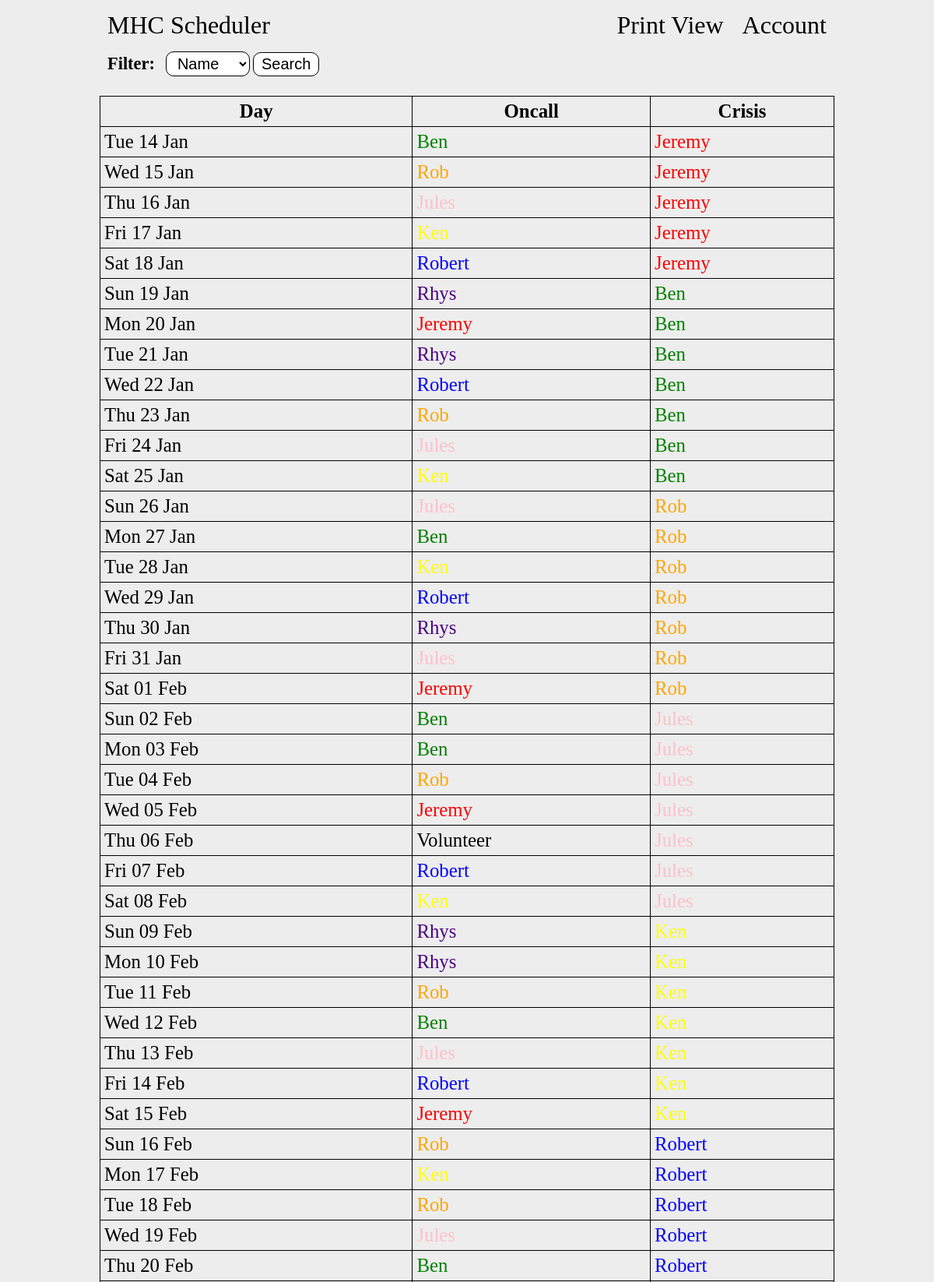
The page / (upper part) on the database its author committed.
### tables this page shows
CREATE TABLE days (id INTEGER NOT NULL, person_id INTEGER NOT NULL, date VARCHAR(255) NOT NULL, crisis_id INTEGER, completed bool, PRIMARY KEY(id), FOREIGN KEY (person_id) REFERENCES people(id));

CREATE TABLE people (id INTEGER NOT NULL, name varchar(255) NOT NULL, admin bool NOT NULL, diff int NOT NULL, password varchar(255), email varchar(255), sessions bit(10), weight INTEGER, end_diff int, color varchar(255), active BOOL, activate_date varchar(255), finish_date varchar(255), PRIMARY KEY (id));

### app.py (the view)
@app.route("/", methods=["GET"])
def index():
    con = sqlite3.connect("main.db")
    con.row_factory = sqlite3.Row
    cur = con.cursor()
    cur.execute("SELECT name, id FROM people;")
    rows = cur.fetchall()
    peopleData = [dict(row) for row in rows]
    if request.args.get('person'):
        person = request.args.get('person') # Filter days so that only the selected person shows
        cur.execute("SELECT days.date, p1.id AS oncallId, p1.name AS oncall, p1.color AS oncallColor, p2.name AS crisis, p2.color AS crisisColor FROM days LEFT JOIN people p1 ON days.person_id = p1.id JOIN people p2 ON days.crisis_id = p2.id WHERE (days.person_id = ? OR days.crisis_id = ?) AND days.completed = 0 ORDER BY days.id ASC", (person,person))
    else: # Display all days
        cur.execute("SELECT date, p1.id AS oncallId, p1.name AS oncall, p1.color AS oncallColor, p2.name AS crisis, p2.color AS crisisColor FROM days LEFT JOIN people p1 ON days.person_id = p1.id JOIN people p2 ON days.crisis_id = p2.id AND days.completed = 0 ORDER BY days.id ASC")
    rows = cur.fetchall()
    daysData = [dict(row) for row in rows]
    for day in daysData:
        day['date'] = format_date(day['date'])
    con.close()
    if session.get("admin") != None:
        adminPerms = session['admin']
        if adminPerms == 1:
            return render_template('index.html', people=peopleData, days=daysData, accountLink="./signin", controlText="Admin", controlLink="./account")
        else:
            return render_template('index.html', people=peopleData, days=daysData, accountLink="./signin", controlText="Swaps", controlLink="./account")
    else:
        return render_template('index.html', people=peopleData, days=daysData, accountLink="./signin")

### app.py (called while the page is built)
def format_date(date_str):
    date_obj = datetime.strptime(date_str, "%Y-%m-%d")
    return date_obj.strftime("%a %d %b")

@app.after_request
def add_header(response):
    response.headers["Cache-Control"] = "no-store, no-cache, must-revalidate, post-check=0, pre-check=0, max-age=0"
    response.headers["Pragma"] = "no-cache"
    response.headers["Expires"] = "0"
    return response

### templates/index.html (shortened to what this page needs)
{% extends "base.html" %}
{% block body %}
<nav>
    <a href="./">MHC Scheduler</a>
    <div>
        <a href="./print" class="print">Print View</a>
        <a href="signin">Account</a>
    </div>
</nav>
<main>
    <form method="get">
        <label for="filter">Filter: </label>
        <select name="person" id="filter">
            <option disabled selected>Name</option>
        </select>
        <input type="submit" value="Search">
    </form>
    <table class="hiddenPrint">
        <tr>
            <th>Day</th>
            <th>Oncall</th>
            <th>Crisis</th>
        </tr>
        {% for day in days %}
        <tr>
            <td>{{ day['date'] }}</td>
            {% if day['oncall'] != None %}
            <td style="color: {{ day['oncallColor'] }}">{{ day['oncall'] }}</td>
            {% else %}
            <td>Volunteer</td>
            {% endif %}
            <td style="color: {{ day['crisisColor'] }}">{{ day['crisis'] }}</td>
        </tr>
        {% endfor %}
    </table>
</main>
{% endblock %}

### templates/base.html (shortened to what this page needs)
<!DOCTYPE html>
<html lang="en">
    <head>
        <link rel="stylesheet" href="{{ url_for('static', filename='main.css') }}">
        <link rel="stylesheet" media="print" href="{{ url_for('static', filename='print.css') }}">
    </head>
    <body>
        {% block body %}
        {% endblock %}
    </body>
</html>

### static/main.css (style rules this page uses)
body { background-color: rgb(237, 237, 237); padding: 0 10%; font-family:'Times New Roman', Times, serif; }
nav { color: black; display: flex; flex-direction: row; justify-content: space-between; align-items: center; height: 6vh; }
.print, nav a { color: black; text-decoration: none; padding: 10px; font-size: 2rem; border-radius: 10px; }
label, select, input, button, form a { display: inline-block; font-size: 1.25rem; padding: 3px 10px; border-radius: 10px; }
label { font-weight: bold; font-size: 1.4rem; }
select, input, button, form a { background-color: white; border: 1px solid black; }
form { margin: 10px 0 20px 0; }
form input { margin-bottom: 5px; }
table { width: 100%; margin: 10px 0; }
th, td { padding: 5px; font-size: 1.55rem; }
table, th, td { border: 1px solid black; border-collapse: collapse; }
.hiddenPrint { display: table; }
.hiddenPrint { margin-top: 20px; }

### static/print.css (style rules this page uses)
nav, a { display: none; }

### rows shown on the page
days: date "Tue 14 Jan", oncall "Ben", crisis "Jeremy"
days: date "Wed 15 Jan", oncall "Rob", crisis "Jeremy"
days: date "Thu 16 Jan", oncall "Jules", crisis "Jeremy"
days: date "Fri 17 Jan", crisis "Jeremy"
days: date "Sat 18 Jan", oncall "Robert", crisis "Jeremy"
days: date "Sun 19 Jan", oncall "Rhys", crisis "Ben"
days: date "Mon 20 Jan", oncall "Jeremy", crisis "Ben"
days: date "Tue 21 Jan", oncall "Rhys", crisis "Ben"
days: date "Wed 22 Jan", oncall "Robert", crisis "Ben"
days: date "Thu 23 Jan", oncall "Rob", crisis "Ben"
days: date "Fri 24 Jan", oncall "Jules", crisis "Ben"
days: date "Sat 25 Jan", crisis "Ben"
days: date "Sun 26 Jan", oncall "Jules", crisis "Rob"
days: date "Mon 27 Jan", oncall "Ben", crisis "Rob"
days: date "Tue 28 Jan", crisis "Rob"
days: date "Wed 29 Jan", oncall "Robert", crisis "Rob"
days: date "Thu 30 Jan", oncall "Rhys", crisis "Rob"
days: date "Fri 31 Jan", oncall "Jules", crisis "Rob"
days: date "Sat 01 Feb", oncall "Jeremy", crisis "Rob"
days: date "Sun 02 Feb", oncall "Ben", crisis "Jules"
days: date "Mon 03 Feb", oncall "Ben", crisis "Jules"
days: date "Tue 04 Feb", oncall "Rob", crisis "Jules"
days: date "Wed 05 Feb", oncall "Jeremy", crisis "Jules"
days: date "Thu 06 Feb", shows "Volunteer", crisis "Jules"
days: date "Fri 07 Feb", oncall "Robert", crisis "Jules"
days: date "Sat 08 Feb", crisis "Jules"
days: date "Sun 09 Feb", oncall "Rhys"
days: date "Mon 10 Feb", oncall "Rhys"
days: date "Tue 11 Feb", oncall "Rob"
days: date "Wed 12 Feb", oncall "Ben"
days: date "Thu 13 Feb", oncall "Jules"
days: date "Fri 14 Feb", oncall "Robert"
days: date "Sat 15 Feb", oncall "Jeremy"
days: date "Sun 16 Feb", oncall "Rob", crisis "Robert"
days: date "Mon 17 Feb", crisis "Robert"
days: date "Tue 18 Feb", oncall "Rob", crisis "Robert"
days: date "Wed 19 Feb", oncall "Jules", crisis "Robert"
days: date "Thu 20 Feb", oncall "Ben", crisis "Robert"
